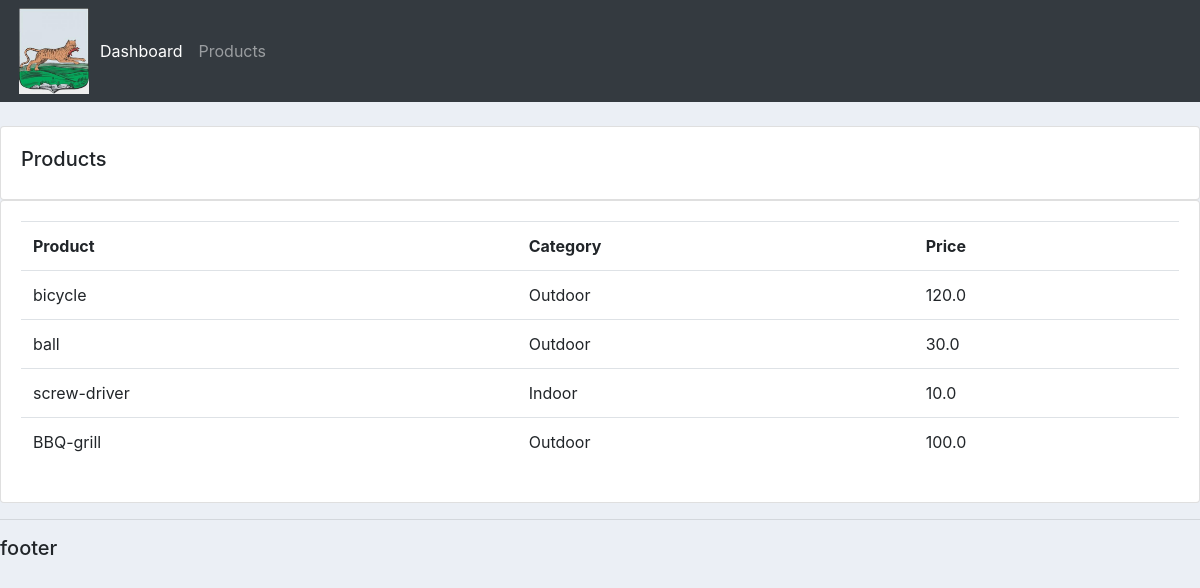
Page /products on the committed database.
### accounts/models.py (models this page shows, shortened)
class Product(models.Model):
    CATEGORY = (
        ('Indoor', 'Indoor'),
        ('Outdoor', 'Outdoor'),
    )
    name = models.CharField(max_length=200, null=True)
    price = models.FloatField(null=True)
    category = models.CharField(max_length=200, null=True, choices=CATEGORY)
    description = models.CharField(max_length=200, null=True, blank=True)
    tags = models.ManyToManyField(Tag)
    date_created = models.DateTimeField(auto_now_add=True, null=True)

### accounts/views.py (the view)
# urls.py: path('products', views.products, name='products'),
def products(request):
    products = Product.objects.all()
    return render(request, 'accounts/products.html', {'products': products})

### accounts/templates/accounts/products.html (shortened to what this page needs)
{% extends "accounts/base.html" %}
{% block content %}
    <br>
    <div class="row">
        <div class="col-md">
            <div class="card card-body">
                <h5>Products</h5>
            </div>
            <div class="card card-body">
                <table class="table">
                    <tr>
                        <th>Product</th>
                        <th>Category</th>
                        <th>Price</th>
                    </tr>
                    {% for product in products %}
                        <tr>
                            <td>{{ product.name }}</td>
                            <td>{{ product.category }}</td>
                            <td>{{ product.price }}</td>
                        </tr>
                    {% endfor %}
                </table>
            </div>
        </div>
    </div>
{% endblock %}

### accounts/static/css/main.css (style rules this page uses)
body { background-color: #ebeff5; }

### rows in the picture
Product: name "bicycle", category "Outdoor", price "120.0"
Product: name "ball", category "Outdoor", price "30.0"
Product: name "screw-driver", category "Indoor", price "10.0"
Product: name "BBQ-grill", category "Outdoor", price "100.0"
